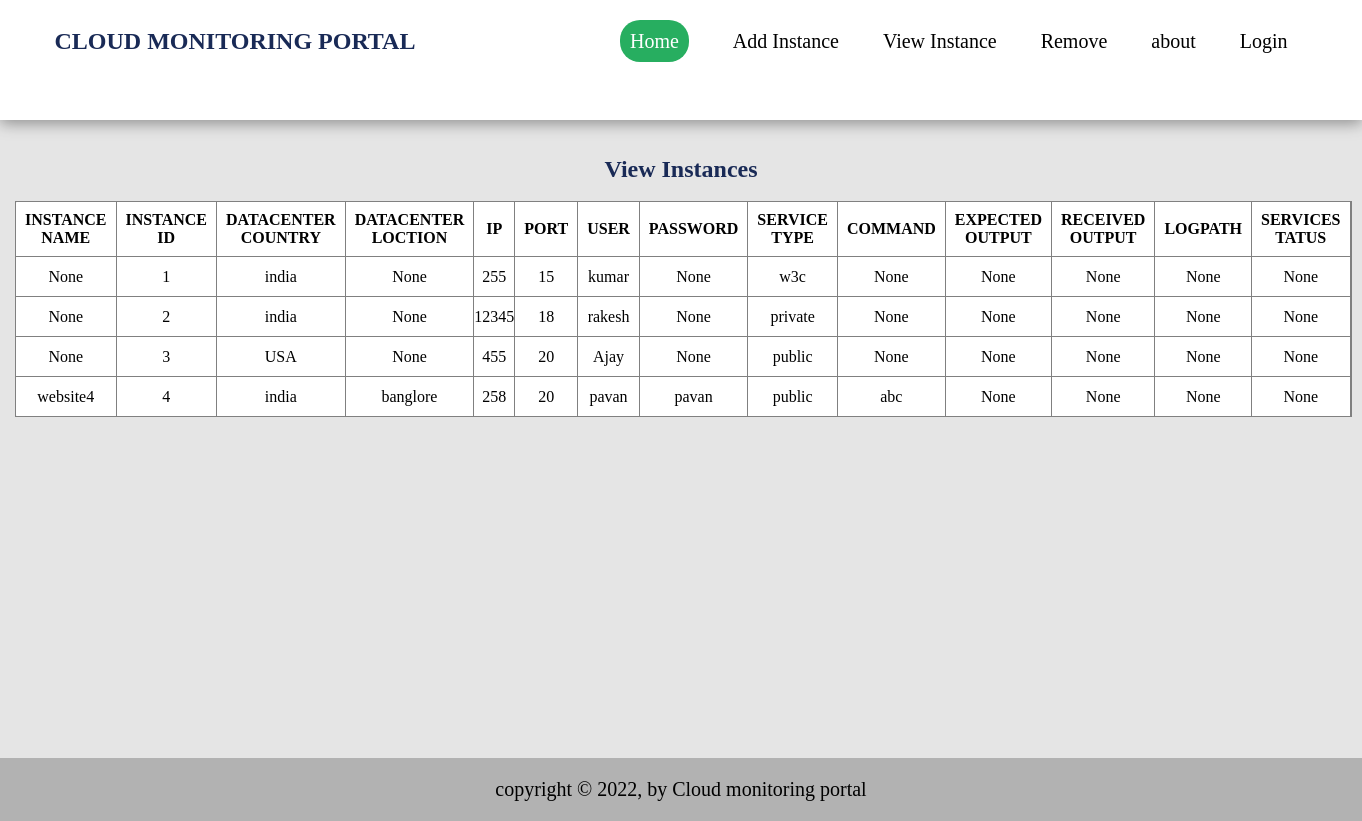
The app's page /view_instance with its own data.
### tables this page shows
CREATE TABLE New_instance_table(
    INSTANCENAME    VARCHAR(100),
    INSTANCEID INTEGER PRIMARY KEY AUTOINCREMENT,
    DATACENTERCOUNTRY   VARCHAR(100),
    DATACENTERLOCTION   VARCHAR(100),
    IP  VARCHAR(100),
    PORT    INTEGER,
    USER    VARCHAR(100),
    PASSWORD    VARCHAR(100),
    SERVICETYPE    VARCHAR(100),
    COMMAND     VARCHAR(100),
    EXPECTEDOUTPUT    VARCHAR(100),
    RECEIVEDOUTPUT VARCHAR(100),
    LOGPATH VARCHAR(100),
    SERVICESTATUS VARCHAR(100)
    
    );

### cloud_monitoring_release_20.py (the view)
@my_cloud_monitoring_app.route('/view_instance', methods=['GET'])
def my_view_instance_page():
    import sqlite3
    print("Create/Connect to database 'users_db.sqlite' ")
    my_db_connection = sqlite3.connect(r'users_db.sqlite')
    print("Done")
    print("Get cursor object, which help us to execute SQL query on database ")
    my_db_cursor = my_db_connection.cursor()
    print("Done")
    print("Executing select query")
    my_db_cursor.execute('SELECT * FROM NEW_INSTANCE_TABLE')
    print("Done")
    print("Retrieve all data from cursor")
    my_db_result = my_db_cursor.fetchall()
    print("Done")
    return flask.render_template('view_instance.html', my_data=my_db_result)

### templates/view_instance.html (shortened to what this page needs)
{% extends "mytemplate.html"%}
    {% block cssblock%}
    <link rel="stylesheet" href="{{ url_for('static', filename='css/new_instance_styles.css') }}">
    {% endblock %}
{% block bodycontent%}
<br>
<br>
    <h2>View Instances</h2>
    <br>
<table>
    <tr>
        <th>INSTANCE<br>NAME</th>
        <th>INSTANCE<br>ID</th>
        <th>DATACENTER<br>COUNTRY</th>
        <th>DATACENTER<br>LOCTION</th>
        <th>IP </th>
        <th>PORT</th>
        <th>USER</th>
        <th>PASSWORD</th>
        <th>SERVICE<br>TYPE</th>
        <th>COMMAND</th>
        <th>EXPECTED<br>OUTPUT</th>
        <th>RECEIVED<br>OUTPUT</th>
        <th>LOGPATH</th>
        <th>SERVICES<br>TATUS</th>
    </tr>
    {% for each_record in my_data : %}
    <tr>
        <td>{{each_record[0]}}</td>
        <td>{{each_record[1]}}</td>
        <td>{{each_record[2]}}</td>
        <td>{{each_record[3]}}</td>
        <td>{{each_record[4]}}</td>
        <td>{{each_record[5]}}</td>
        <td>{{each_record[6]}}</td>
        <td>{{each_record[7]}}</td>
        <td>{{each_record[8]}}</td>
        <td>{{each_record[9]}}</td>
        <td>{{each_record[10]}}</td>
        <td>{{each_record[11]}}</td>
         <td>{{each_record[12]}}</td>
        <td>{{each_record[13]}}</td>
    </tr>
    {% endfor %}
</table>
{% endblock %}

### templates/mytemplate.html (shortened to what this page needs)
<!DOCTYPE html>
<html lang="en">
<head>
    {% block cssblock%}
    {% endblock %}
</head>
<body>
<div class="header">
    <nav>
        <h2>CLOUD MONITORING PORTAL</h2>
        <ul>
            <li><a href="/" class="active">Home</a></li>
            <li><a href="/new_instance">Add Instance</a></li>
            <li><a href="/view_instance">View Instance</a></li>
            <li><a href="/remove">Remove</a></li>
            <li><a href="/about">about</a></li>
            {% if session.username : %}
                <li><a href="/logout">Logout</a></li>
            {% else : %}
                <li><a href="/login">Login</a></li>
            {% endif %}
        </ul>
    </nav>
</div>
<section>
  {% block bodycontent%}
    {% endblock %}
</section>
<div class="footer">
copyright &copy; 2022, by Cloud monitoring portal
</div>
</body>
</html>

### static/css/new_instance_styles.css (style rules this page uses)
* { margin:0; padding:0; box-sizing:border-box; }
.header { color: #192a56; width: 100%; height: 15vh; padding: 0 4%;  border: 1px solid black; box-shadow: 0 3px 15px rgba(0,0,0,.4); }
nav { width: 100%; display: flex; align-items: center; justify-content: space-between; padding: 20px 0; }
nav ul li { display: inline-block; list-style: none; margin: 10px 20px; font-size: 20px; }
nav ul li a { text-decoration: none; color: black;  }
a.active { background: #27ae60; color: white; padding: 10px; border-radius: 20px; }
section { min-height: calc(100vh - 98.55px - 63px); background: rgba(0,0,0,.1); }
h2 { text-align: center; color: #192a56; }
table, th, td { border: 1px solid gray; border-collapse: collapse; border-radius: 5px; background: #fff; margin-left: 15px; text-align:center; }
th { padding: 9px; }
td { height: 40px; }
.footer { font-size:20px; text-align:center; background: rgba(0, 0, 0, 0.3); padding:20px; }

### records on screen
New_instance_table: INSTANCENAME "None", INSTANCEID "1", DATACENTERCOUNTRY "india", DATACENTERLOCTION "None", IP "255", PORT "15", USER "kumar", PASSWORD "None", SERVICETYPE "w3c", COMMAND "None", EXPECTEDOUTPUT "None", each_record "None"
New_instance_table: INSTANCENAME "None", INSTANCEID "2", DATACENTERCOUNTRY "india", DATACENTERLOCTION "None", IP "12345", PORT "18", USER "rakesh", PASSWORD "None", SERVICETYPE "private", COMMAND "None", EXPECTEDOUTPUT "None", each_record "None"
New_instance_table: INSTANCENAME "None", INSTANCEID "3", DATACENTERCOUNTRY "USA", DATACENTERLOCTION "None", IP "455", PORT "20", USER "Ajay", PASSWORD "None", SERVICETYPE "public", COMMAND "None", EXPECTEDOUTPUT "None", each_record "None"
New_instance_table: INSTANCENAME "website4", INSTANCEID "4", DATACENTERCOUNTRY "india", DATACENTERLOCTION "banglore", IP "258", PORT "20", USER "pavan", PASSWORD "pavan", SERVICETYPE "public", COMMAND "abc", EXPECTEDOUTPUT "None"
